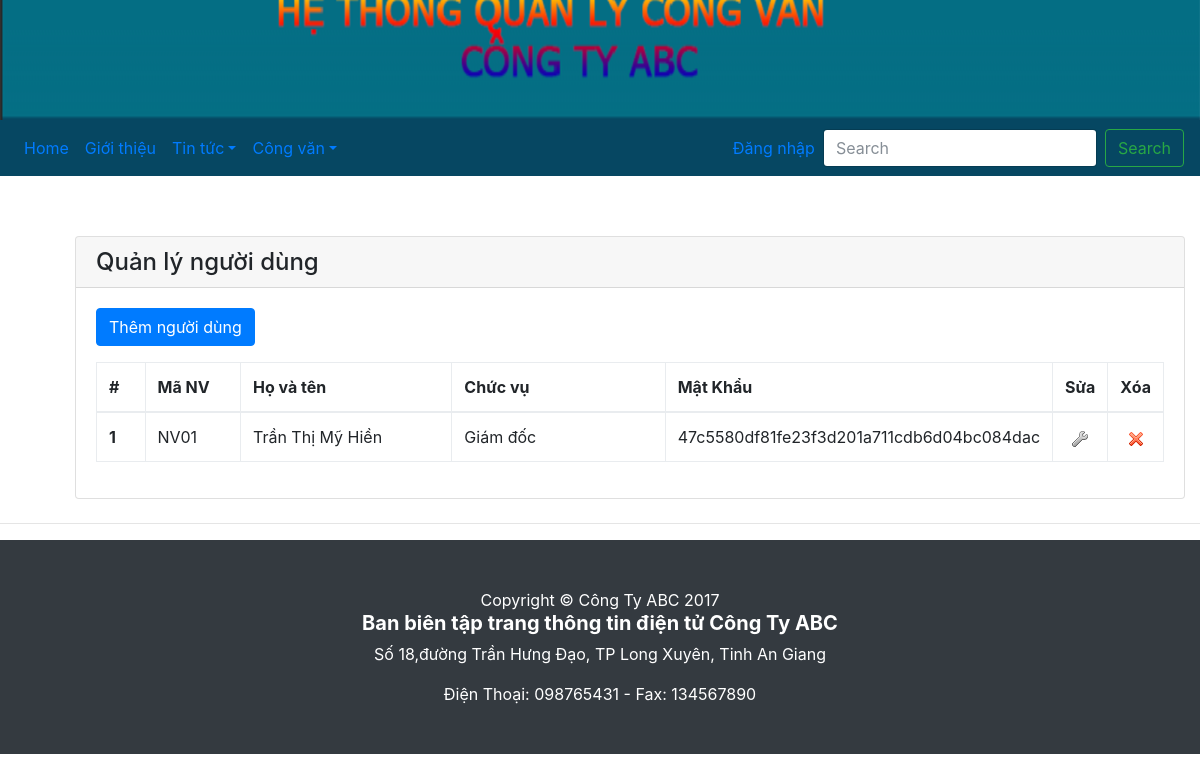
Screenshot of /nguoidung.php with the database file from the repository.
### tables this page shows
CREATE TABLE IF NOT EXISTS `nguoidung` (
`ID` int(11) NOT NULL,
  `Manv` varchar(50) NOT NULL,
  `ID_chucvu` int(10) NOT NULL,
  `HoVaTen` varchar(50) NOT NULL,
  `MatKhau` varchar(50) NOT NULL,
  `QuyenHan` int(10) NOT NULL,
  `Khoa` tinyint(4) NOT NULL
);

CREATE TABLE IF NOT EXISTS `chucvu` (
`ID` int(10) NOT NULL,
  `TenCV` varchar(50) NOT NULL
);

### nguoidung.php (the view, shortened to what this page needs)
<?php
	require_once "config.php";
	$sql = "SELECT n.* , c.TenCV
			FROM nguoidung n, chucvu c
			WHERE n.ID_chucvu = c.ID ";
			$danhsach = mysqli_query($link, $sql);
?>
<!DOCTYPE html>
<html lang="en">
	<head>
		<link rel="stylesheet" href="css/bootstrap.min.css" />
		<link rel="stylesheet" href="css/bootstrap-custom.css" />
	</head>
	<body>
		<?php include_once "navbar.php"; ?>
			<div class="container" style="margin: 5% 8% 2% 5%;">
			<div class="card">
				<h4 class="card-header">Quản lý người dùng</h4>
				<div class="card-body">
					<p><a class="btn btn-primary" href="nguoidung_them.php" role="button">Thêm người dùng</a></p>
					<table class="table table-bordered table-hover table-responsive">
						<thead>
							<tr>
								<th width="5%">#</th>
								<th width="10%">Mã NV</th>
								<th width="25%">Họ và tên</th>
								<th width="25%">Chức vụ </th>
								<th width="25%">Mật Khẩu</th>
								<th width="5%">Sửa</th>
								<th width="5%">Xóa</th>
							</tr>
						</thead>
						<tbody>
							<?php
								while($dong = mysqli_fetch_array($danhsach))
								{
									echo "<tr>";
										echo "<th>{$dong['ID']}</th>";
										echo "<td>{$dong['Manv']}</td>";
										echo "<td>{$dong['HoVaTen']}</td>";
										echo "<td>{$dong['TenCV']}</td>";
										echo "<td>{$dong['MatKhau']}</td>";
										echo "<td class='text-center'><a href='nguoidung_sua.php?id={$dong['ID']}'><img src='img/edit.png' /></a></td>";
										echo "<td class='text-center'><a onclick='return confirm(\"Bạn có muốn xóa người dùng {$dong['HoVaTen']} không?\");' href='nguoidung_xoa.php?id={$dong['ID']}'><img src='img/delete.png' /></a></td>";
									echo "</tr>";
								}
							?>
						</tbody>
					</table>
				</div>
			</div>
		</div>
		<?php include_once "footer.php"; ?>
	</body>
</html>

### rows the page displays
nguoidung: ID "1", Manv "NV01", HoVaTen "Trần Thị Mỹ Hiền", ID_chucvu.TenCV "Giám đốc", MatKhau "47c5580df81fe23f3d201a711cdb6d04bc084dac"
